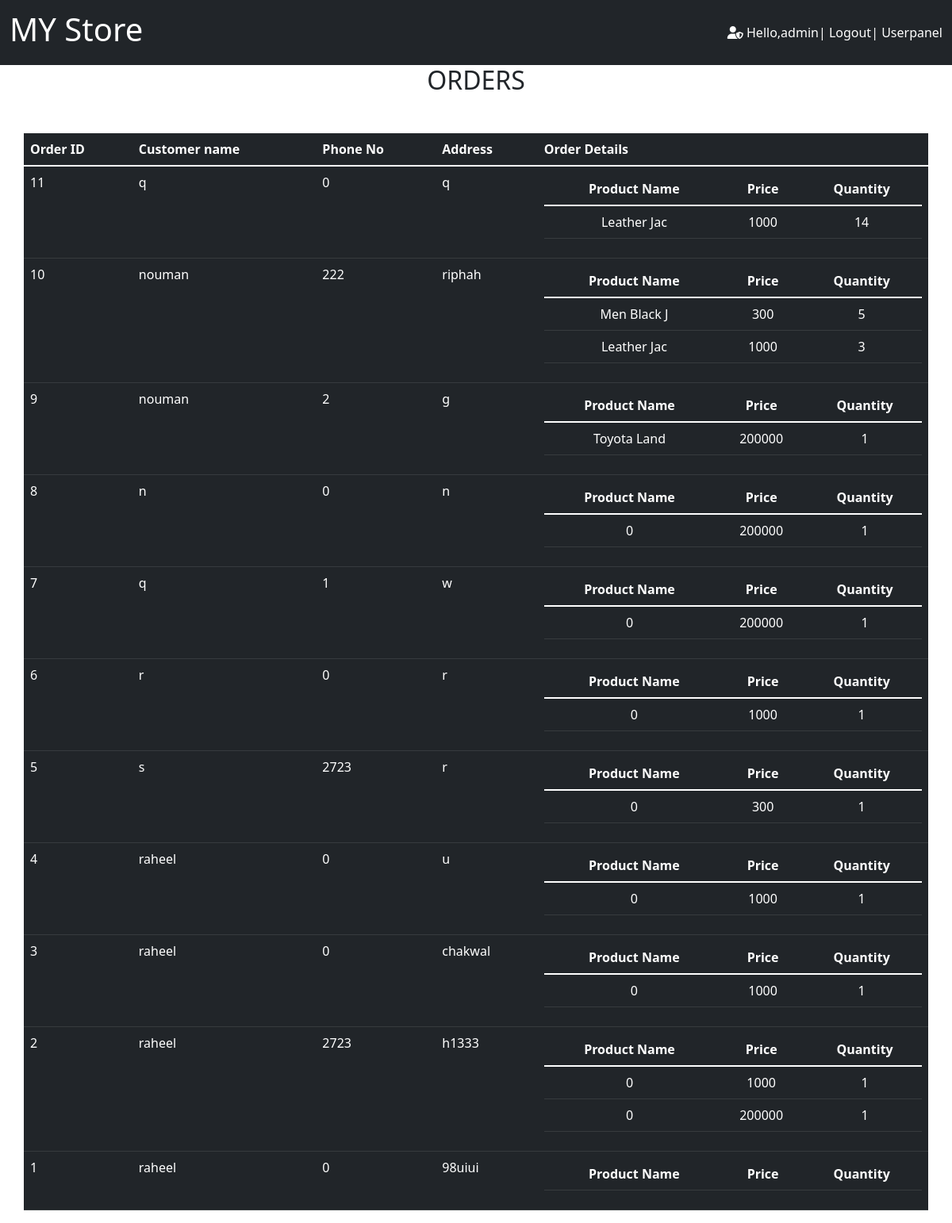
The app's page /admin/vieworders.php (signed in) with its own data.
### tables this page shows
CREATE TABLE `order_manager` (
  `Order_id` int(100) NOT NULL,
  `Full_Name` varchar(100) NOT NULL,
  `Phone_No` bigint(100) NOT NULL,
  `Address` varchar(100) NOT NULL,
  `Pay_Mode` varchar(100) NOT NULL
);

CREATE TABLE `user_orders` (
  `Order_id` int(11) NOT NULL,
  `Item_Name` varchar(11) NOT NULL,
  `Price` int(11) NOT NULL,
  `Quantity` int(11) NOT NULL
);

### admin/vieworders.php (the view, shortened to what this page needs)
<!DOCTYPE html>
<html lang="en">
<head>
    <link href="https://cdn.jsdelivr.net/npm/bootstrap@5.1.3/dist/css/bootstrap.min.css" rel="stylesheet">
</head>
<body>
<nav class="navbar bg-dark">
  <div class="container-fluid text-white">
    <a class="navbar-brand text-white"><h1>MY Store</h1></a>
  <span>
  <i class="fas fa-user-shield"></i>
  Hello,<?php echo $_SESSION['admin'];?>|
  <a href="form/logout.php" class="text-decoration-none text-white">Logout|</a>
  <a href="../user/index.php" class="text-decoration-none text-white">Userpanel</a>
  </span>
  </div>
</nav>
        <div>
          <h2 class="text-center">ORDERS</h2>
        </div>
	<div class="container mt-5">
		<div class="row">
				<table class="table table-dark">
				  <thead>
				    <tr>
				      <th scope="col">Order ID</th>
				      <th scope="col">Customer name</th>
				      <th scope="col">Phone No</th>
				      <th scope="col">Address</th>
					  <th scope="col">Order Details</th>
				    </tr>
				  </thead>
				  <tbody>
				  	<?php
				  $con = mysqli_connect('localhost', 'root', '', 'ecommerce');
				  	$query="SELECT * FROM `order_manager` ORDER BY `Order_id` DESC";
				  	$user_result=mysqli_query($con,$query);
				  	while ($user_fetch=mysqli_fetch_assoc($user_result))
				  	 {	echo "
					  	<tr>
					      <td>$user_fetch[Order_id]</td>
					      <td>$user_fetch[Full_Name]</td>
					      <td>$user_fetch[Phone_No]</td>
					      <td>$user_fetch[Address]</td>
					    <td>
						<table class='table text-center table-dark'>
							<thead>
							<tr>
							<th scope='col'>Product Name</th>
					  		<th scope='col'>Price</th>
					  		<th scope='col'>Quantity</th>
							</tr>
							</thead>
							<tbody>
					    	";
						  $order_query = "SELECT * FROM `user_orders` WHERE `Order_Id`='$user_fetch[Order_id]' ";
						$order_result=mysqli_query($con,$order_query);
						while ($order_fetch=mysqli_fetch_assoc($order_result)) {
							echo "
					  	<tr>
					      <td>$order_fetch[Item_Name]</td>
					      <td>$order_fetch[Price]</td>
					      <td>$order_fetch[Quantity]</td>
					    </tr>
					    	";
						}
				echo"
				  </tbody>
				</table>
				</td>
				</tr>
				";
			}
			?>
				  </tbody>
				</table>
			</div>
		</div>
</body>
</html>

### records on screen
order_manager: Order_id "11", Full_Name "q", Phone_No "0", Address "q"
user_orders: Item_Name "Leather Jac", Price "1000", Quantity "14"
order_manager: Order_id "10", Full_Name "nouman", Phone_No "222", Address "riphah"
user_orders: Item_Name "Men Black J", Price "300", Quantity "5"
user_orders: Item_Name "Leather Jac", Price "1000", Quantity "3"
order_manager: Order_id "9", Full_Name "nouman", Phone_No "2", Address "g"
user_orders: Item_Name "Toyota Land", Price "200000", Quantity "1"
order_manager: Order_id "8", Full_Name "n", Phone_No "0", Address "n"
user_orders: Item_Name "0", Price "200000", Quantity "1"
order_manager: Order_id "7", Full_Name "q", Phone_No "1", Address "w"
user_orders: Item_Name "0", Price "200000", Quantity "1"
order_manager: Order_id "6", Full_Name "r", Phone_No "0", Address "r"
user_orders: Item_Name "0", Price "1000", Quantity "1"
order_manager: Order_id "5", Full_Name "s", Phone_No "2723", Address "r"
user_orders: Item_Name "0", Price "300", Quantity "1"
order_manager: Order_id "4", Full_Name "raheel", Phone_No "0", Address "u"
user_orders: Item_Name "0", Price "1000", Quantity "1"
order_manager: Order_id "3", Full_Name "raheel", Phone_No "0", Address "chakwal"
user_orders: Item_Name "0", Price "1000", Quantity "1"
order_manager: Order_id "2", Full_Name "raheel", Phone_No "2723", Address "h1333"
user_orders: Item_Name "0", Price "1000", Quantity "1"
user_orders: Item_Name "0", Price "200000", Quantity "1"
order_manager: Order_id "1", Full_Name "raheel", Phone_No "0", Address "98uiui"

### other values on screen
$_SESSION['admin'] "admin"
